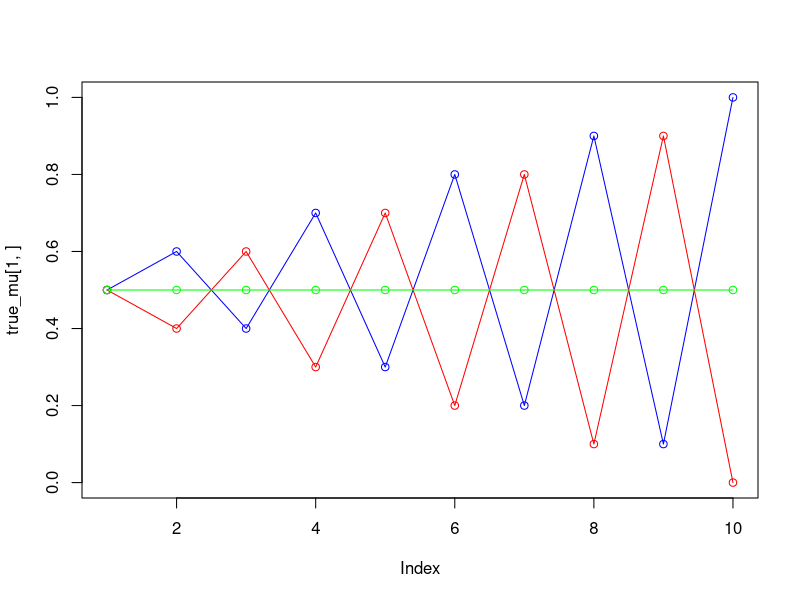
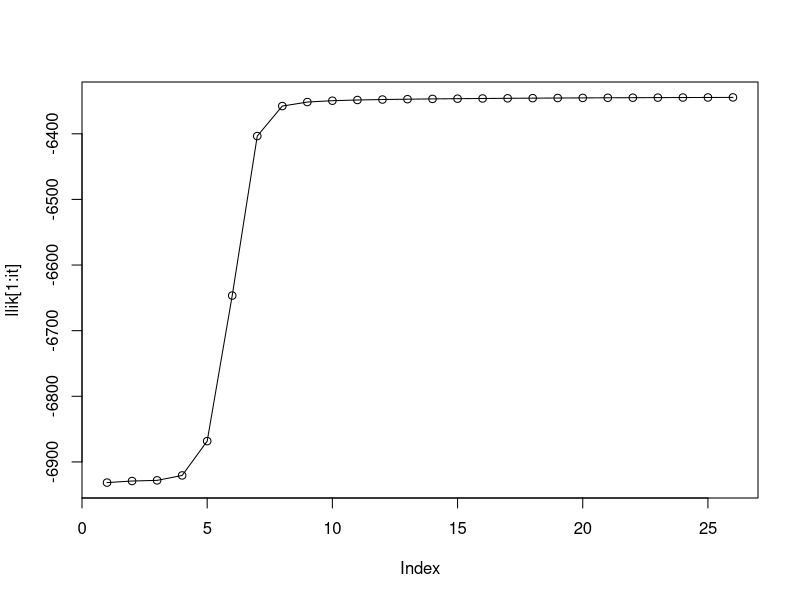

The R script that drew these images, in order:
## ---- chunk 1
knitr::opts_chunk$set(echo = TRUE)
## ---- chunk 2
set.seed(1234567890)
max_it <- 100 # max number of EM iterations
min_change <- 0.1 # min change in log lik between two consecutive iterations
n=1000 # number of training points
D=10 # number of dimensions
x <- matrix(nrow=n, ncol=D) # training data

true_pi <- vector(length = 3) # true mixing coefficients
true_mu <- matrix(nrow=3, ncol=D) # true conditional distributions

true_pi=c(1/3, 1/3, 1/3)
true_mu[1,]=c(0.5,0.6,0.4,0.7,0.3,0.8,0.2,0.9,0.1,1)
true_mu[2,]=c(0.5,0.4,0.6,0.3,0.7,0.2,0.8,0.1,0.9,0)
true_mu[3,]=c(0.5,0.5,0.5,0.5,0.5,0.5,0.5,0.5,0.5,0.5)

plot(true_mu[1,], type="o", col="blue", ylim=c(0,1))
points(true_mu[2,], type="o", col="red")
points(true_mu[3,], type="o", col="green")

# Producing the training data
for(i in 1:n) {
  m <- sample(1:3, 1, prob=true_pi)
  for(d in 1:D) {
    x[i,d] <- rbinom(1,1,true_mu[m,d])
  }
}

M=3 # number of clusters
w <- matrix(nrow=n, ncol=M) # weights
pi <- vector(length = M) # mixing coefficients
mu <- matrix(nrow=M, ncol=D) # conditional distributions
llik <- vector(length = max_it) # log likelihood of the EM iterations

# Random initialization of the parameters
pi <- runif(M, 0.49, 0.51)
pi <- pi / sum(pi)

for(m in 1:M) {
  mu[m,] <- runif(D,0.49,0.51)
}

pi
mu
## ---- chunk 3
bernoulli <- matrix(nrow=n, ncol=M)
for(it in 1:max_it) {
  #plot(mu[1,], type="o", col="blue", ylim=c(0,1))
  #points(mu[2,], type="o", col="red")
  #points(mu[3,], type="o", col="green")
  #points(mu[4,], type="o", col="yellow")
  Sys.sleep(0.5)
  # E-step: Computation of the weights
  for (i in 1:1000){
    x_i <- x[i,]
    bernoulli[i,1] <- prod(mu[1,]^x_i * (1-mu[1,])^(1-x_i))
    bernoulli[i,2] <- prod(mu[2,]^x_i * (1-mu[2,])^(1-x_i))
    bernoulli[i,3] <- prod(mu[3,]^x_i * (1-mu[3,])^(1-x_i))
    
    w[i,1] <- bernoulli[i,1] * pi[1] / sum(bernoulli[i,] * pi)
    w[i,2] <- bernoulli[i,2] * pi[2] / sum(bernoulli[i,] * pi)
    w[i,3] <- bernoulli[i,3] * pi[3] / sum(bernoulli[i,] * pi)
  }
  p_x <- bernoulli[,1]*pi[1] + bernoulli[,2]*pi[2] + bernoulli[,3]*pi[3]
  llik[it] <- sum(log(p_x)) 
  cat("iteration: ", it, "log likelihood: ", llik[it], "\n")
  flush.console()
  
  # Stop if the lok likelihood has not changed significantly
  if (it>1){
    if (abs(llik[it] - llik[it-1]) < min_change){
      break
    }
  }
  
  #M-step: ML parameter estimation from the data and weights
  pi <- colSums(w, na.rm = TRUE) / n
  for (m in 1:3){
    tot <- matrix(nrow = 1000, ncol = 10)
    for (k in 1:1000){
      tot[k,] <- w[k,m]*x[k,]
    }
    mu[m,] <- colSums(tot) / sum(w[,m])
  } 
}

pi
mu
plot(llik[1:it], type="o")
